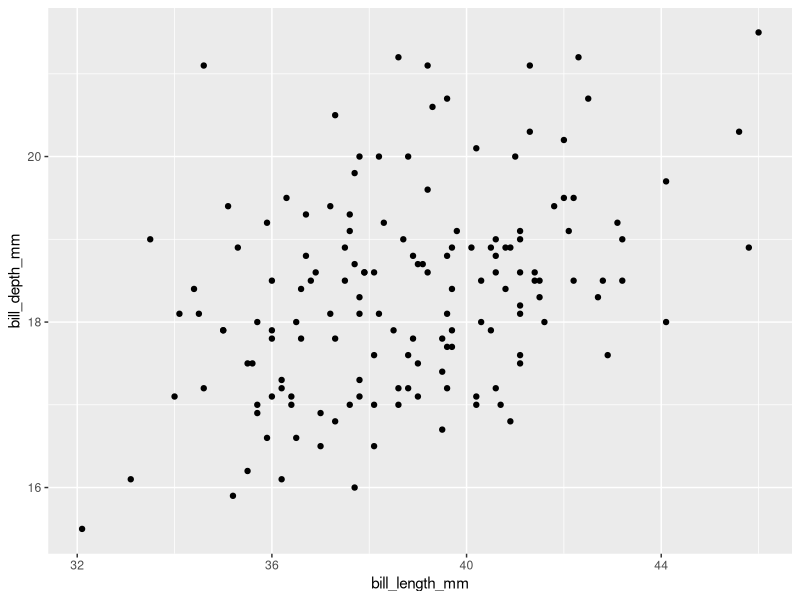
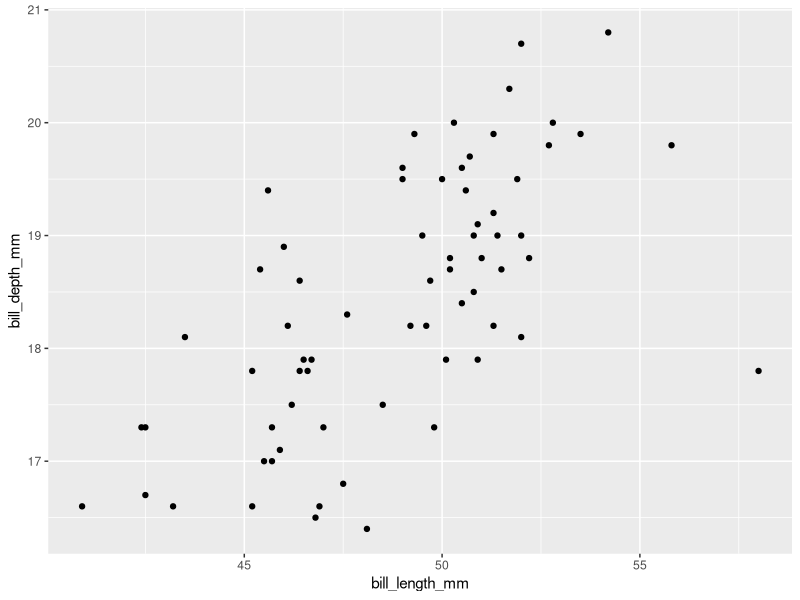
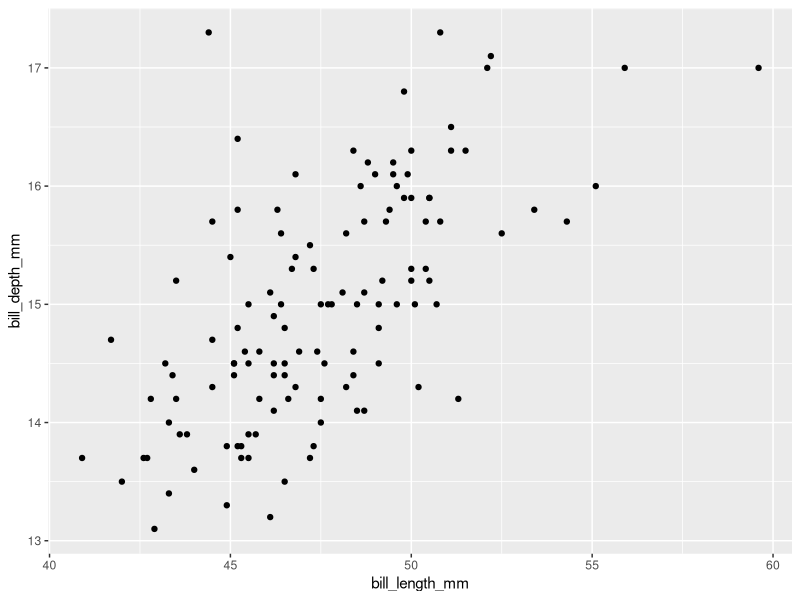

These figures' R source, in order: (Note: this script raises an error after producing the figures.)
## ---- chunk 1
library(tidyverse)
library(palmerpenguins)
library(here)
## ---- chunk 2
bill_size <- NA
for (i in 1:nrow(penguins)) {
  bill_size[i] <- penguins$bill_length_mm[i] * penguins$bill_depth_mm[i]
}
head(bill_size)
## ---- chunk 3
month.name
for (i in month.name) {
  print(paste0(i, " has ", str_length(i), " letters."))
}
## ---- chunk 4
bill_size <- penguins$bill_length_mm * penguins$bill_depth_mm
head(bill_size)
print(paste0(month.name, " has ", str_length(month.name), " letters."))
## ---- chunk 5
data.frame(trial = 1:8, cond = rep(1:2, each = 4), resp = c(1, 3, 4, 6, 1, 4, 8, 10)) |> 
  mutate(behind = lag(trial),
         ahead = lead(trial),
         diff = resp - lag(resp))
## ---- chunk 6
data.frame(trial = 1:8, cond = rep(1:2, each = 4), resp = c(1, 3, 4, 6, 1, 4, 8, 10)) |> 
  mutate(behind = lag(trial),
         ahead = lead(trial),
         diff = resp - lag(resp),
         diff = ifelse(cond != lag(cond), NA, diff))
## ---- chunk 7
data.frame(trial = 1:8, cond = rep(1:2, each = 4)) |> 
  mutate(.by = cond,
         cond_trial = row_number())
## ---- chunk 8
library(purrr)
## ---- chunk 9
map(select(penguins, ends_with("_mm")), 
    ~ mean(.x, na.rm = TRUE))
## ---- chunk 10
map_dbl(select(penguins, ends_with("_mm")), 
        ~ mean(.x, na.rm = TRUE))
map_chr(select(penguins, ends_with("_mm")), 
        ~ mean(.x, na.rm = TRUE))
## ---- chunk 11
penguins |>
  split(penguins$species) |> # split() inputs vector (not column)
  map(~ lm(bill_length_mm ~ bill_depth_mm, data = .x))
## ---- chunk 12
penguins |>
  split(penguins$species) |>
  map(~ ggplot(.x, aes(bill_length_mm, bill_depth_mm)) + geom_point())
## ---- chunk 13
#| attr-output: "style='font-size: 52%'"
species_list <- penguins |> 
  split(penguins$species)
map2(species_list, names(species_list), 
     ~ write_csv(.x, here(paste0("data/", tolower(.y), "_penguin_data.csv"))))
## ---- chunk 14
(penguin_files <- dir(path = "../data", 
                      pattern = "penguin_data.csv", 
                      full.names = TRUE))
## ---- chunk 15
(penguin_data1 <- map(penguin_files, read_csv))
## ---- chunk 16
(penguin_data2 <- map(penguin_files, read_csv) |> 
   list_rbind())
